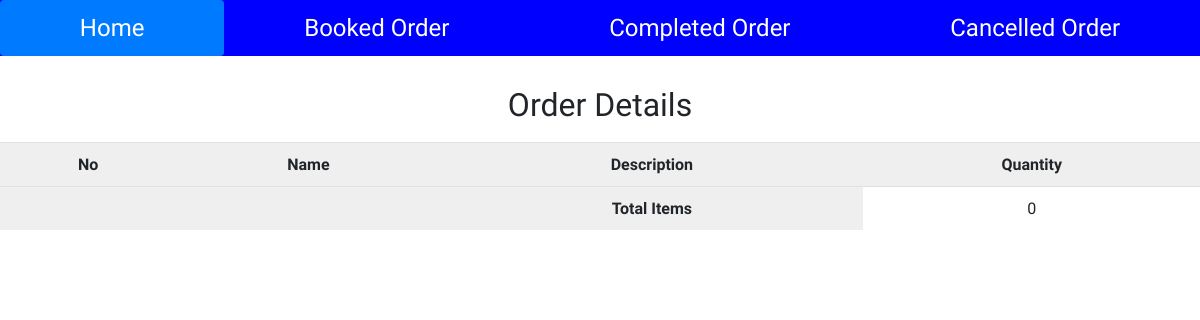
The page /admin/admin/view_order_details.php?tuid=86 on the database as committed earlier.
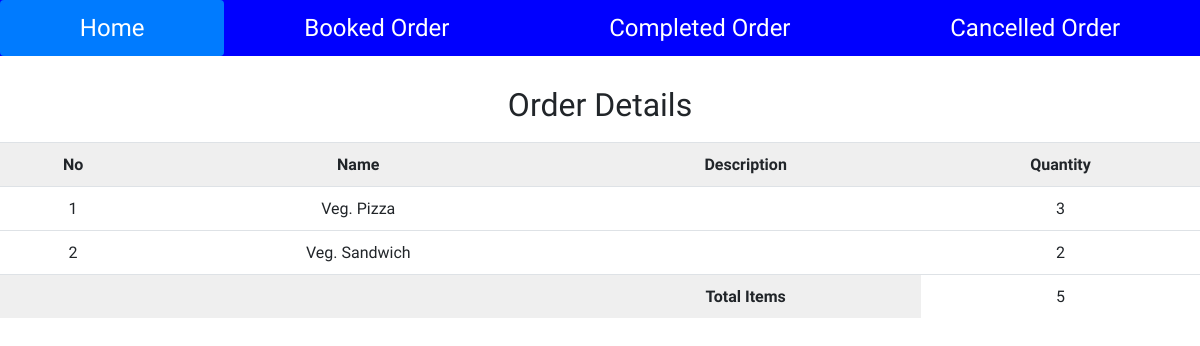
The same page on the database as committed later.
### tables this page shows
CREATE TABLE IF NOT EXISTS `menu` (
  `mid` int(10) NOT NULL AUTO_INCREMENT,
  `name` varchar(150) NOT NULL,
  `image` varchar(250) NOT NULL,
  `description` varchar(250) NOT NULL,
  `priority` int(10) NOT NULL,
  `restaurant_show` varchar(10) NOT NULL,
  `takeaway_show` varchar(10) NOT NULL,
  `price` int(10) NOT NULL,
  `type` int(11) NOT NULL,
  PRIMARY KEY (`mid`),
  KEY `category` (`type`)
);

CREATE TABLE IF NOT EXISTS `food_order` (
  `foid` int(10) NOT NULL AUTO_INCREMENT,
  `userid` int(10) NOT NULL,
  `mid` int(10) NOT NULL,
  `quantity` int(10) NOT NULL,
  `order_type` varchar(150) NOT NULL,
  PRIMARY KEY (`foid`),
  KEY `user` (`userid`),
  KEY `mid` (`mid`)
);

### admin/admin/view_order_details.php (the view, shortened to what this page needs)
<?php
    require 'db.php';
    $tuid = $_GET['tuid'];
    $i = 1;
    $exec = mysqli_query($con,"select * from food_order where userid = $tuid");
?>
<html>
    <head>
        <link rel="stylesheet" href="https://maxcdn.bootstrapcdn.com/bootstrap/4.5.2/css/bootstrap.min.css">
    </head>
    <body>
    <nav class="nav nav-pills flex-column flex-sm-row">
  <a class="flex-sm-fill text-sm-center nav-link active" href="index.php">Home</a>
  <a class="flex-sm-fill text-sm-center nav-link" href="view_takeaway_order.php">Booked Order</a>
  <a class="flex-sm-fill text-sm-center nav-link" href="view_completed_order.php">Completed Order</a>
  <a class="flex-sm-fill text-sm-center nav-link" href="view_cancelled_order.php">Cancelled Order</a>
</nav>
        <div class="empty">
        </div>
        <h2> Order Details </h2>
        <div class="table-responsive">
            <table class="table">
                <tr>
                    <th>No</th>
                    <th>Name </th>
                    <th>Description </th>
                    <th> Quantity </th>
                </tr>
                <?php
                    $item = 0;
                    while($row = mysqli_fetch_array($exec)){
                        $pid = $row['mid'];
                        $ex1 = mysqli_query($con,"select * from menu where mid =$pid ");
                        while($r = mysqli_fetch_array($ex1)){
                ?>
                <tr>
                    <td><?php echo $i; $i++; ?></td>
                    <td><?php echo $r['name']; ?></td>
                    <td><?php echo $r['description']; ?></td>
                    <td><?php echo $row['quantity']; ?></td>
                        </tr>
                <?php
                    }
                    $item = $row['quantity'] + $item;
                }
                ?>
                <tr>
                        <th colspan="2"></th>
                        <th> Total Items </th>
                        <td><?php echo $item; ?></td>
                </tr>
            </table>
        </div>
    </body>
</html>

Rows that differ between the two databases and show on the page:
added food_order: quantity "3"
now on this page (row unchanged): menu: name "Veg. Pizza"
added food_order: quantity "2"
now on this page (row unchanged): menu: name "Veg. Sandwich"
Other text that changed with them:
$item: "0" → "5"
